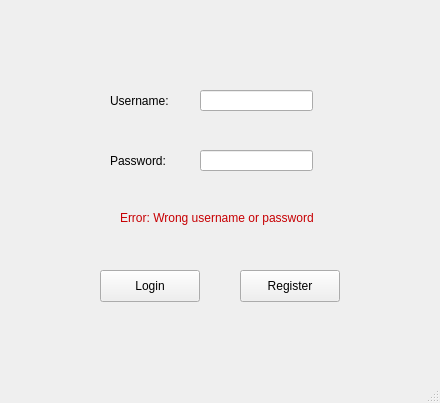
<?xml version="1.0" encoding="UTF-8"?>
<ui version="4.0">
 <class>LoginWindow</class>
 <widget class="QMainWindow" name="LoginWindow">
  <property name="enabled">
   <bool>true</bool>
  </property>
  <property name="geometry">
   <rect>
    <x>0</x>
    <y>0</y>
    <width>440</width>
    <height>403</height>
   </rect>
  </property>
  <property name="windowTitle">
   <string>LoginWindow</string>
  </property>
  <widget class="QWidget" name="centralwidget">
   <widget class="QLabel" name="label">
    <property name="geometry">
     <rect>
      <x>110</x>
      <y>50</y>
      <width>171</width>
      <height>101</height>
     </rect>
    </property>
    <property name="text">
     <string>Username:</string>
    </property>
   </widget>
   <widget class="QLabel" name="label_2">
    <property name="geometry">
     <rect>
      <x>110</x>
      <y>110</y>
      <width>171</width>
      <height>101</height>
     </rect>
    </property>
    <property name="text">
     <string>Password:</string>
    </property>
   </widget>
   <widget class="QLineEdit" name="lineEdit_Username">
    <property name="geometry">
     <rect>
      <x>200</x>
      <y>90</y>
      <width>113</width>
      <height>21</height>
     </rect>
    </property>
   </widget>
   <widget class="QLineEdit" name="lineEdit_Password">
    <property name="geometry">
     <rect>
      <x>200</x>
      <y>150</y>
      <width>113</width>
      <height>21</height>
     </rect>
    </property>
    <property name="echoMode">
     <enum>QLineEdit::Password</enum>
    </property>
   </widget>
   <widget class="QPushButton" name="pushButton_Login">
    <property name="geometry">
     <rect>
      <x>100</x>
      <y>270</y>
      <width>100</width>
      <height>32</height>
     </rect>
    </property>
    <property name="text">
     <string>Login</string>
    </property>
   </widget>
   <widget class="QPushButton" name="pushButton_2_Register">
    <property name="geometry">
     <rect>
      <x>240</x>
      <y>270</y>
      <width>100</width>
      <height>32</height>
     </rect>
    </property>
    <property name="text">
     <string>Register</string>
    </property>
   </widget>
   <widget class="QLabel" name="label_error">
    <property name="geometry">
     <rect>
      <x>120</x>
      <y>210</y>
      <width>231</width>
      <height>16</height>
     </rect>
    </property>
    <property name="text">
     <string>&lt;html&gt;&lt;head/&gt;&lt;body&gt;&lt;p&gt;&lt;span style=&quot; color:#c70003;&quot;&gt;Error: Wrong username or password&lt;/span&gt;&lt;/p&gt;&lt;/body&gt;&lt;/html&gt;</string>
    </property>
   </widget>
  </widget>
  <widget class="QMenuBar" name="menubar">
   <property name="geometry">
    <rect>
     <x>0</x>
     <y>0</y>
     <width>440</width>
     <height>21</height>
    </rect>
   </property>
  </widget>
  <widget class="QStatusBar" name="statusbar"/>
 </widget>
 <resources/>
 <connections/>
</ui>
